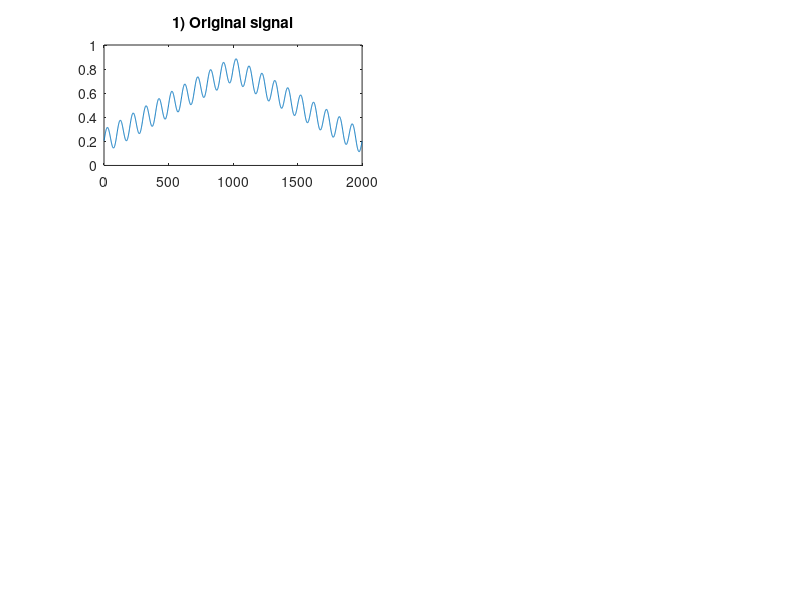

Write MATLAB code to recreate this figure. (Note: this script raises an error after producing the figure.)
t = [-1 + 1/1000:1/1000:1];
x1 = 0.6*tripuls(t,2);
x2 = 0.1*sin(10*2*pi*t);
x = x1+x2 + 0.2;

tt = 1:2000;
figure;

%% Plot
subplot(3,2,1);
plot (x)
title '1) Original signal'

%% Plot extrema
[indmin, indmax, ~] = extr(x);

subplot(3,2,2);
plot (tt,x,...
    indmin, x(indmin), 'ro',...
    indmax, x(indmax), 'ro' );

title '2) Extrema detection'




%% Plot envelopes

envmin = spline(indmin, x(indmin), 1:numel(x));
envmax = spline(indmax, x(indmax), 1:numel(x));
envmean = (envmin + envmax) / 2;

subplot(3,2,3);
plot (tt,x,...
    ...%indmin, x(indmin), 'ro',...
    ...%indmax, x(indmax), 'ro',...
    tt, envmax, 'm',...
    tt, envmin, 'm');

title '3) Envelope interpolation'

subplot(3,2,4);
plot (tt,x,...
    ...%indmin, x(indmin), 'ro',...
    ...%indmax, x(indmax), 'ro',...
    tt,envmean, 'm' );

title '4) Trend estimation'

subplot(3,1,3);
plot(tt,x-envmean,tt,envmean)
legend('High frequency wave','Carrier wave');
title '5) Extract oscillating mode'
